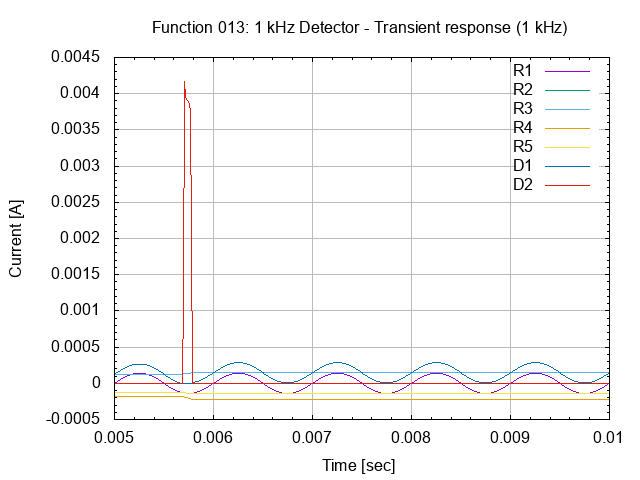

Write the gnuplot code that produced this figure.
# setup terminal
set term png

# setup graph
set output "26.013.00.02.01.03.png"
set title "Function 013: 1 kHz Detector - Transient response (1 kHz)"

# setup Y-axis
set grid ytics lt 1 lw 1 lc rgb "#bbbbbb"
set mytics
set ylabel "Current [A]"

# setup X-axis
set grid xtics lt 1 lw 1 lc rgb "#bbbbbb"
set mxtics
set xrange [0.005:0.01]
set xlabel "Time [sec]"

# setup plot style
set style data lines
plot '26.013.00.02.01.dat' using 1:2 title "R1", \
     '26.013.00.02.01.dat' using 1:3 title "R2", \
     '26.013.00.02.01.dat' using 1:4 title "R3", \
     '26.013.00.02.01.dat' using 1:5 title "R4", \
     '26.013.00.02.01.dat' using 1:6 title "R5", \
     '26.013.00.02.01.dat' using 1:7 title "D1", \
     '26.013.00.02.01.dat' using 1:8 title "D2"

# set output back to default
set output

# reset terminal type
set terminal pop
